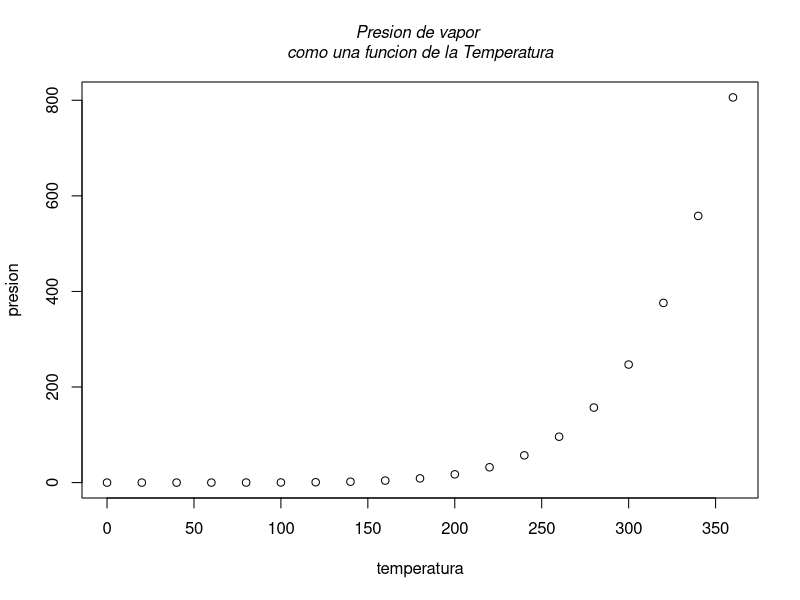
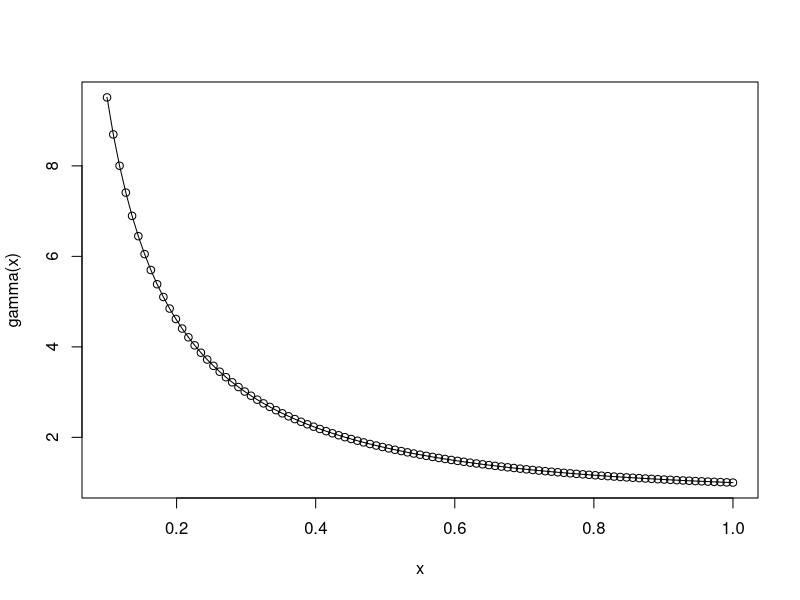

Generate these figures, in order, with R:
#Nombre: Diego Yupanqui Huaman 20160544C
#Respuesta5: El codigo muestra la explicacion de como funciona cada linea de codigo
#dada en la pregunta, y el calculo pedido con los valores del dataframe iris

#ITEM A:

plot.new()
#Se inicia un nuevo grafico en blanco

plot.window(range(pressure$temperature), range(pressure$pressure))
#Definimos el sistema coordinado sobre el cual trabajaremos, en el eje x se tendran los valores
#de la columna temperature del dataframe pressure y en el eje y los valores de la columna
#pressure del dataframe pressure.
help("mtext")
box()
#Incluimos una caja en el grafico en blanco

axis(1)
#Agregamos un eje al grafico, el parametro 1 indica que agregamos en eje x

axis(2)
#Agregamos un eje al grafico, el parametro 2 indica que agregamos en eje y

points(pressure$temperature, pressure$pressure)
#Agregamos los puntos del grafco, los parametros nos indican que cada punto corresponde a 
#una fila del dataframe pressure, con el valor de x igual a su valor en la columna temperature
#y con el valor de y igual a su valor en la columna pressure.

mtext("temperatura", side = 1, line = 3)
#Agregamos el texto "temperatura", el parametro side=1 indica que el texto va debajo del eje
#x y el parametro line=3 indica que va 3 lineas por debajo del eje.

mtext("presion", side = 2, line = 3)
#Agregamos el texto "presion", el parametro side=2 indica que el texto va a la izquierda del eje
#y y el parametro line=3 indica que va 3 lineas a la izquierda del eje.

mtext("Presion de vapor \n como una funcion de la Temperatura ", side = 3, line = 1, font = 3)
#Agregamos el texto "Presion de vapor \n como una funcion de la temperatura", el parametro 
#side=3 indica que el texto va sobre la caja, line=1 indica que esta una linea separado de
#la caja y el parametro font=2 nos da la intensidad del color de las letras


#ITEM B:

curve(gamma(x),type = "l", from = 0.1, to= 1)
curve(gamma(x),type = "p", from = 0.1, to= 1, add = T)

#ITEM C:

sepal_length_setosa<-0
petal_length_setosa<-0
sepal_width_setosa<-0
petal_width_setosa<-0

sepal_length_versicolor<-0
petal_length_versicolor<-0
sepal_width_versicolor<-0
petal_width_versicolor<-0

sepal_length_virginica<-0
petal_length_virginica<-0
sepal_width_virginica<-0
petal_width_virginica<-0


for(i in 1:50)
{
  sepal_length_setosa<-sepal_length_setosa + iris[i,1]
  sepal_width_setosa<-sepal_width_setosa + iris[i,2]
  petal_length_setosa<-petal_length_setosa + iris[i,3]
  petal_width_setosa<-petal_width_setosa + iris[i,4]
}
for(i in 51:100)
{
  sepal_length_versicolor<-sepal_length_versicolor + iris[i,1]
  sepal_width_versicolor<-sepal_width_versicolor + iris[i,2]
  petal_length_versicolor<-petal_length_versicolor + iris[i,3]
  petal_width_versicolor<-petal_width_versicolor + iris[i,4]
}
for(i in 101:150)
{
  sepal_length_virginica<-sepal_length_virginica + iris[i,1]
  sepal_width_virginica<-sepal_width_virginica + iris[i,2]
  petal_length_virginica<-petal_length_virginica + iris[i,3]
  petal_width_virginica<-petal_width_virginica + iris[i,4]
}

sepal_length<-c(sepal_length_setosa/50, sepal_length_versicolor/50, sepal_length_virginica/50)
sepal_width<-c(sepal_width_setosa/50, sepal_width_versicolor/50, sepal_width_virginica/50)
petal_lenth<-c(petal_length_setosa/50, petal_length_versicolor/50, petal_length_virginica/50)
petal_width<-c(petal_width_setosa/50, petal_width_versicolor/50, petal_width_virginica/50)

TABLA_DE_MEDIAS<-data.frame(sepal_length, sepal_width, petal_lenth, petal_width, row.names = c("Setosa", "Versicolor", "Virginica"))

TABLA_DE_MEDIAS


